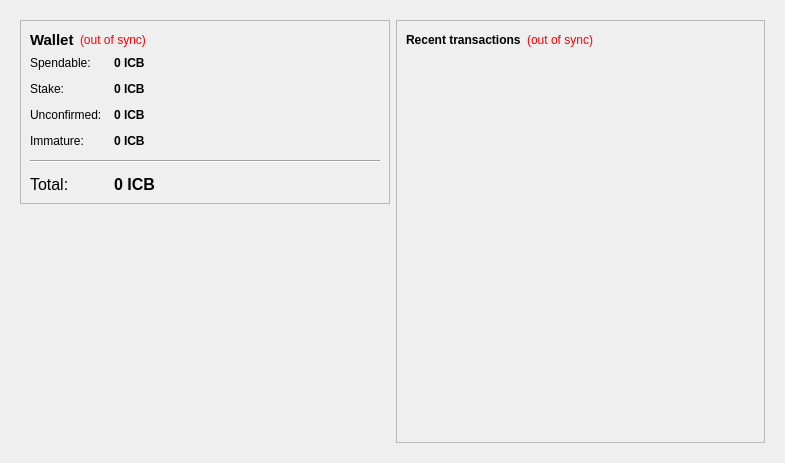
<?xml version="1.0" encoding="UTF-8"?>
<ui version="4.0">
 <class>OverviewPage</class>
 <widget class="QWidget" name="OverviewPage">
  <property name="geometry">
   <rect>
    <x>0</x>
    <y>0</y>
    <width>785</width>
    <height>463</height>
   </rect>
  </property>
  <property name="windowTitle">
   <string>Form</string>
  </property>
  <layout class="QHBoxLayout" name="horizontalLayout" stretch="0">
   <item>
    <widget class="QFrame" name="frameMain">
     <property name="frameShape">
      <enum>QFrame::NoFrame</enum>
     </property>
     <layout class="QHBoxLayout" name="horizontalLayout_3">
      <item>
       <layout class="QVBoxLayout" name="verticalLayout_2">
        <item>
         <widget class="QFrame" name="frame">
          <property name="frameShape">
           <enum>QFrame::StyledPanel</enum>
          </property>
          <property name="frameShadow">
           <enum>QFrame::Plain</enum>
          </property>
          <layout class="QVBoxLayout" name="verticalLayout_4">
           <item>
            <layout class="QHBoxLayout" name="horizontalLayout_4">
             <item>
              <widget class="QLabel" name="label_5">
               <property name="font">
                <font>
                 <pointsize>11</pointsize>
                 <weight>75</weight>
                 <bold>true</bold>
                </font>
               </property>
               <property name="text">
                <string>Wallet</string>
               </property>
              </widget>
             </item>
             <item>
              <widget class="QLabel" name="labelWalletStatus">
               <property name="toolTip">
                <string>The displayed information may be out of date. Your wallet automatically synchronizes with the Icebergcoin network after a connection is established, but this process has not completed yet.</string>
               </property>
               <property name="styleSheet">
                <string notr="true">QLabel { color: red; }</string>
               </property>
               <property name="text">
                <string notr="true">(out of sync)</string>
               </property>
               <property name="alignment">
                <set>Qt::AlignLeading|Qt::AlignLeft|Qt::AlignVCenter</set>
               </property>
              </widget>
             </item>
             <item>
              <spacer name="horizontalSpacer_2">
               <property name="orientation">
                <enum>Qt::Horizontal</enum>
               </property>
               <property name="sizeHint" stdset="0">
                <size>
                 <width>40</width>
                 <height>20</height>
                </size>
               </property>
              </spacer>
             </item>
            </layout>
           </item>
           <item>
            <layout class="QFormLayout" name="formLayout_2">
             <property name="fieldGrowthPolicy">
              <enum>QFormLayout::AllNonFixedFieldsGrow</enum>
             </property>
             <property name="horizontalSpacing">
              <number>12</number>
             </property>
             <property name="verticalSpacing">
              <number>12</number>
             </property>
             <item row="0" column="0">
              <widget class="QLabel" name="label">
               <property name="text">
                <string>Spendable:</string>
               </property>
              </widget>
             </item>
             <item row="0" column="1">
              <widget class="QLabel" name="labelBalance">
               <property name="font">
                <font>
                 <weight>75</weight>
                 <bold>true</bold>
                </font>
               </property>
               <property name="cursor">
                <cursorShape>IBeamCursor</cursorShape>
               </property>
               <property name="toolTip">
                <string>Your current spendable balance</string>
               </property>
               <property name="text">
                <string notr="true">0 ICB</string>
               </property>
               <property name="textInteractionFlags">
                <set>Qt::LinksAccessibleByMouse|Qt::TextSelectableByKeyboard|Qt::TextSelectableByMouse</set>
               </property>
              </widget>
             </item>
             <item row="1" column="0">
              <widget class="QLabel" name="label_6">
               <property name="text">
                <string>Stake:</string>
               </property>
              </widget>
             </item>
             <item row="1" column="1">
              <widget class="QLabel" name="labelStake">
               <property name="font">
                <font>
                 <weight>75</weight>
                 <bold>true</bold>
                </font>
               </property>
               <property name="cursor">
                <cursorShape>IBeamCursor</cursorShape>
               </property>
               <property name="toolTip">
                <string>Total of coins that was staked, and do not yet count toward the current balance</string>
               </property>
               <property name="text">
                <string notr="true">0 ICB</string>
               </property>
               <property name="textInteractionFlags">
                <set>Qt::LinksAccessibleByMouse|Qt::TextSelectableByKeyboard|Qt::TextSelectableByMouse</set>
               </property>
              </widget>
             </item>
             <item row="2" column="0">
              <widget class="QLabel" name="label_3">
               <property name="text">
                <string>Unconfirmed:</string>
               </property>
              </widget>
             </item>
             <item row="2" column="1">
              <widget class="QLabel" name="labelUnconfirmed">
               <property name="font">
                <font>
                 <weight>75</weight>
                 <bold>true</bold>
                </font>
               </property>
               <property name="cursor">
                <cursorShape>IBeamCursor</cursorShape>
               </property>
               <property name="toolTip">
                <string>Total of transactions that have yet to be confirmed, and do not yet count toward the current balance</string>
               </property>
               <property name="text">
                <string notr="true">0 ICB</string>
               </property>
               <property name="textInteractionFlags">
                <set>Qt::LinksAccessibleByMouse|Qt::TextSelectableByKeyboard|Qt::TextSelectableByMouse</set>
               </property>
              </widget>
             </item>
             <item row="3" column="0">
              <widget class="QLabel" name="labelImmatureText">
               <property name="text">
                <string>Immature:</string>
               </property>
              </widget>
             </item>
             <item row="3" column="1">
              <widget class="QLabel" name="labelImmature">
               <property name="font">
                <font>
                 <weight>75</weight>
                 <bold>true</bold>
                </font>
               </property>
               <property name="toolTip">
                <string>Mined balance that has not yet matured</string>
               </property>
               <property name="text">
                <string notr="true">0 ICB</string>
               </property>
               <property name="textInteractionFlags">
                <set>Qt::LinksAccessibleByMouse|Qt::TextSelectableByKeyboard|Qt::TextSelectableByMouse</set>
               </property>
              </widget>
             </item>
             <item row="4" column="0" colspan="2">
              <widget class="Line" name="line">
               <property name="orientation">
                <enum>Qt::Horizontal</enum>
               </property>
              </widget>
             </item>
             <item row="5" column="0">
              <widget class="QLabel" name="labelTotalText">
               <property name="font">
                <font>
                 <pointsize>12</pointsize>
                </font>
               </property>
               <property name="text">
                <string>Total:</string>
               </property>
              </widget>
             </item>
             <item row="5" column="1">
              <widget class="QLabel" name="labelTotal">
               <property name="font">
                <font>
                 <pointsize>12</pointsize>
                 <weight>75</weight>
                 <bold>true</bold>
                </font>
               </property>
               <property name="cursor">
                <cursorShape>IBeamCursor</cursorShape>
               </property>
               <property name="toolTip">
                <string>Your current total balance</string>
               </property>
               <property name="text">
                <string notr="true">0 ICB</string>
               </property>
               <property name="textInteractionFlags">
                <set>Qt::LinksAccessibleByMouse|Qt::TextSelectableByKeyboard|Qt::TextSelectableByMouse</set>
               </property>
              </widget>
             </item>
            </layout>
           </item>
          </layout>
         </widget>
        </item>
        <item>
         <spacer name="verticalSpacer">
          <property name="orientation">
           <enum>Qt::Vertical</enum>
          </property>
          <property name="sizeHint" stdset="0">
           <size>
            <width>20</width>
            <height>40</height>
           </size>
          </property>
         </spacer>
        </item>
        <item>
         <widget class="QLabel" name="label_2">
          <property name="text">
           <string/>
          </property>
          <property name="pixmap">
           <pixmap>:/images/wallet</pixmap>
          </property>
         </widget>
        </item>
       </layout>
      </item>
      <item>
       <layout class="QVBoxLayout" name="verticalLayout_3">
        <item>
         <widget class="QFrame" name="frame_2">
          <property name="frameShape">
           <enum>QFrame::StyledPanel</enum>
          </property>
          <property name="frameShadow">
           <enum>QFrame::Plain</enum>
          </property>
          <layout class="QVBoxLayout" name="verticalLayout">
           <item>
            <layout class="QHBoxLayout" name="horizontalLayout_2">
             <item>
              <widget class="QLabel" name="label_4">
               <property name="text">
                <string>&lt;b&gt;Recent transactions&lt;/b&gt;</string>
               </property>
              </widget>
             </item>
             <item>
              <widget class="QLabel" name="labelTransactionsStatus">
               <property name="toolTip">
                <string>The displayed information may be out of date. Your wallet automatically synchronizes with the Icebergcoin network after a connection is established, but this process has not completed yet.</string>
               </property>
               <property name="styleSheet">
                <string notr="true">QLabel { color: red; }</string>
               </property>
               <property name="text">
                <string notr="true">(out of sync)</string>
               </property>
               <property name="alignment">
                <set>Qt::AlignRight|Qt::AlignTrailing|Qt::AlignVCenter</set>
               </property>
              </widget>
             </item>
             <item>
              <spacer name="horizontalSpacer">
               <property name="orientation">
                <enum>Qt::Horizontal</enum>
               </property>
               <property name="sizeHint" stdset="0">
                <size>
                 <width>40</width>
                 <height>20</height>
                </size>
               </property>
              </spacer>
             </item>
            </layout>
           </item>
           <item>
            <widget class="QListView" name="listTransactions">
             <property name="styleSheet">
              <string notr="true">QListView { background: transparent; }</string>
             </property>
             <property name="frameShape">
              <enum>QFrame::NoFrame</enum>
             </property>
             <property name="verticalScrollBarPolicy">
              <enum>Qt::ScrollBarAlwaysOff</enum>
             </property>
             <property name="horizontalScrollBarPolicy">
              <enum>Qt::ScrollBarAlwaysOff</enum>
             </property>
             <property name="selectionMode">
              <enum>QAbstractItemView::NoSelection</enum>
             </property>
            </widget>
           </item>
          </layout>
         </widget>
        </item>
       </layout>
      </item>
     </layout>
    </widget>
   </item>
  </layout>
 </widget>
 <resources/>
 <connections/>
</ui>
